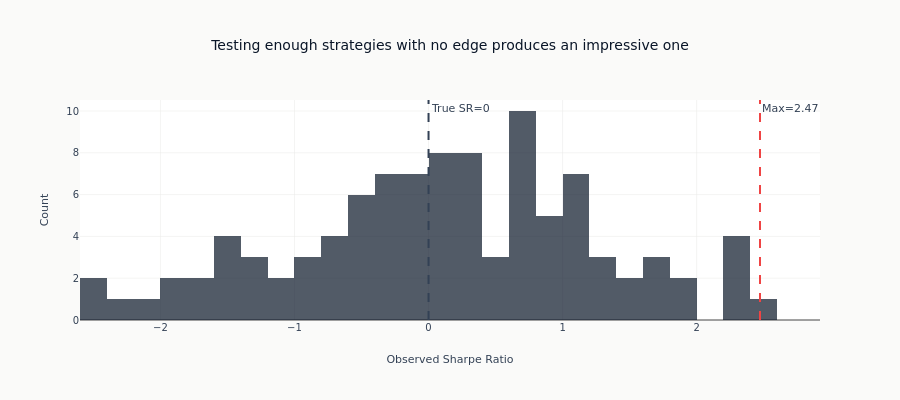

The notebook cell this image was saved under:
### Markdown cell above
Two predictions are printed because they are different objects and the difference matters. The
$\sqrt{2\log N}$ expression is the familiar back-of-envelope bound, and it is a bound: it sits
above the expectation rather than on it. The extreme-value expression is the expected maximum,
and it is the one the deflated Sharpe ratio uses internally.

Both sit above the maximum this particular batch produced, which is the third thing worth
noticing. The largest of a hundred draws is itself a random variable with a wide distribution,
so a single batch landing below its own expectation is ordinary. The correction is built on the
expectation, not on what one batch happened to do.

The variance of Sharpe ratios across trials is printed for the same reason: it is an input to
the correction, not a description of the output. Its true value here is fixed by the record
length rather than by anything about the strategies - at a year of daily data it is close to one
- and the *measured* value across a hundred trials swings by a third of itself from one draw to
the next. Every section below feeds it the measured value rather than a nominal one, so the
correction that follows carries that noise too.

### Code cell
# Visualize the distribution
fig = go.Figure()

fig.add_trace(
    go.Histogram(
        x=results["sharpes"],
        nbinsx=30,
        name="Observed Sharpes",
        marker_color=COLORS["blue"],
        opacity=0.7,
    )
)

# Add markers
fig.add_vline(
    x=0,
    line_dash="dash",
    line_color=COLORS["neutral"],
    annotation_text="True SR=0",
)
fig.add_vline(
    x=results["max_sharpe"],
    line_dash="dash",
    line_color=COLORS["negative"],
    annotation_text=f"Max={results['max_sharpe']:.2f}",
)

fig.update_layout(
    title="Testing enough strategies with no edge produces an impressive one",
    xaxis_title="Observed Sharpe Ratio",
    yaxis_title="Count",
    height=400,
)
fig.show()

### Figure 1 — Plotly figure (JSON) as saved in the notebook; plotly's stock layout.template omitted (floating-point values rounded to 4 significant figures)
{"data": [{"marker": {"color": "#0a1628"}, "name": "Observed Sharpes", "nbinsx": 30, "opacity": 0.7, "type": "histogram", "x": [-0.8189, 0.3619, -1.446, 0.09636, -0.2564, 0.2015, -2.55, -2.342, -0.3706, 0.6397, 0.6812, 0.9938, 0.4278, 0.0742, 1.122, -1.493, 0.9471, -0.7988, -0.4206, -2.085, 0.2499, 0.7658, 1.125, 1.252, 0.21, 1.678, -0.5581, -0.0478, 0.9891, -1.435, -1.967, -0.1157, 0.6167, 1.623, -0.3644, -0.06534, -2.578, -1.271, 0.722, -0.7845, -0.4151, -0.6457, -0.08672, 1.857, -1.765, 0.2418, -1.431, -0.1477, -0.8647, -0.3283, 0.1905, -1.174, -0.5942, 0.6701, 1.145, 0.2503, -0.2508, 0.8648, 1.017, -0.6383, -0.3848, -0.3114, 0.4184, 0.01314, 0.333, 0.1111, 1.26, 2.356, 0.9304, 1.58, 0.1027, 2.313, -1.822, -0.5605, 1.639, 0.7921, 1.058, 0.7095, 2.473, 2.351, 0.4667, -0.9587, 0.2606, -1.008, 0.1027, 0.7138, -1.294, 0.1623, -0.08529, -0.06635, -0.5714, 2.315, 1.007, 1.048, 1.969, -1.353, 0.6392, 1.398, 1.521, -1.797]}], "layout": {"annotations": [{"showarrow": false, "text": "True SR=0", "x": 0, "xanchor": "left", "xref": "x", "y": 1, "yanchor": "top", "yref": "y domain"}, {"showarrow": false, "text": "Max=2.47", "x": 2.473, "xanchor": "left", "xref": "x", "y": 1, "yanchor": "top", "yref": "y domain"}], "height": 400, "shapes": [{"line": {"color": "#334155", "dash": "dash"}, "type": "line", "x0": 0, "x1": 0, "xref": "x", "y0": 0, "y1": 1, "yref": "y domain"}, {"line": {"color": "#ef4444", "dash": "dash"}, "type": "line", "x0": 2.473, "x1": 2.473, "xref": "x", "y0": 0, "y1": 1, "yref": "y domain"}], "title": {"text": "Testing enough strategies with no edge produces an impressive one"}, "xaxis": {"title": {"text": "Observed Sharpe Ratio"}}, "yaxis": {"title": {"text": "Count"}}}}
